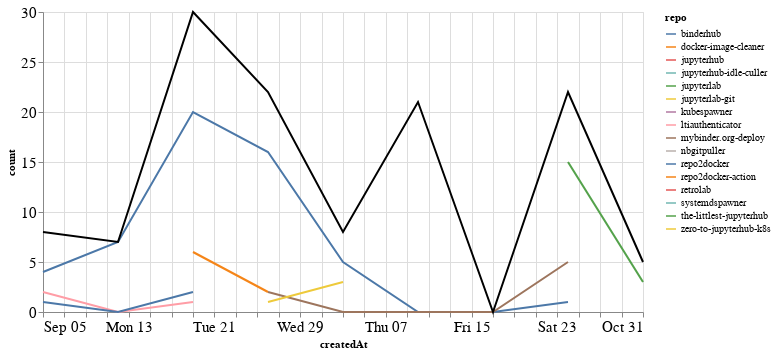

Notebook code cell kept with this figure:
### Markdown cell above
### Comments

### Code cell
comments_time = comments.groupby('repo').resample('W', on='createdAt').count()['author'].reset_index()
comments_time = comments_time.rename(columns={'author': 'count'})
comments_time_total = comments_time.groupby('createdAt').agg({"count": "sum"}).reset_index()
ch1 = alt.Chart(comments_time, width=600).mark_line().encode(
    x='createdAt',
    y='count',
    color='repo',
    tooltip="repo"
)

ch2 = alt.Chart(comments_time_total, width=600).mark_line(color="black").encode(
    x='createdAt',
    y='count',
)

ch1 + ch2

### Figure 1 — Vega-Lite specification as saved in the notebook (floating-point values rounded to 4 significant figures)
{"config": {"axisLeft": {"labelFontSize": 15}, "axisBottom": {"labelFontSize": 15}}, "layer": [{"data": {"name": "data-61fc39c9e4b0e77d1ad4553e11602c4f"}, "mark": "line", "encoding": {"color": {"type": "nominal", "field": "repo"}, "tooltip": {"type": "nominal", "field": "repo"}, "x": {"type": "temporal", "field": "createdAt"}, "y": {"type": "quantitative", "field": "count"}}, "width": 600}, {"data": {"name": "data-425a215d3b21ed21cbf0c8d2419b5779"}, "mark": {"type": "line", "color": "black"}, "encoding": {"x": {"type": "temporal", "field": "createdAt"}, "y": {"type": "quantitative", "field": "count"}}, "width": 600}], "$schema": "https://vega.github.io/schema/vega-lite/v4.8.1.json", "datasets": {"data-61fc39c9e4b0e77d1ad4553e11602c4f": [{"repo": "binderhub", "createdAt": "2021-09-05T00:00:00", "count": 4}, {"repo": "binderhub", "createdAt": "2021-09-12T00:00:00", "count": 7}, {"repo": "binderhub", "createdAt": "2021-09-19T00:00:00", "count": 20}, {"repo": "binderhub", "createdAt": "2021-09-26T00:00:00", "count": 16}, {"repo": "binderhub", "createdAt": "2021-10-03T00:00:00", "count": 5}, {"repo": "binderhub", "createdAt": "2021-10-10T00:00:00", "count": 0}, {"repo": "binderhub", "createdAt": "2021-10-17T00:00:00", "count": 0}, {"repo": "binderhub", "createdAt": "2021-10-24T00:00:00", "count": 1}, {"repo": "docker-image-cleaner", "createdAt": "2021-09-19T00:00:00", "count": 6}, {"repo": "docker-image-cleaner", "createdAt": "2021-09-26T00:00:00", "count": 2}, {"repo": "jupyterhub", "createdAt": "2021-10-10T00:00:00", "count": 17}, {"repo": "jupyterhub-idle-culler", "createdAt": "2021-09-26T00:00:00", "count": 1}, {"repo": "jupyterlab", "createdAt": "2021-10-10T00:00:00", "count": 1}, {"repo": "jupyterlab-git", "createdAt": "2021-10-10T00:00:00", "count": 3}, {"repo": "kubespawner", "createdAt": "2021-10-24T00:00:00", "count": 1}, {"repo": "ltiauthenticator", "createdAt": "2021-09-05T00:00:00", "count": 2}, {"repo": "ltiauthenticator", "createdAt": "2021-09-12T00:00:00", "count": 0}, {"repo": "ltiauthenticator", "createdAt": "2021-09-19T00:00:00", "count": 1}, {"repo": "mybinder.org-deploy", "createdAt": "2021-09-26T00:00:00", "count": 2}, {"repo": "mybinder.org-deploy", "createdAt": "2021-10-03T00:00:00", "count": 0}, {"repo": "mybinder.org-deploy", "createdAt": "2021-10-10T00:00:00", "count": 0}, {"repo": "mybinder.org-deploy", "createdAt": "2021-10-17T00:00:00", "count": 0}, {"repo": "mybinder.org-deploy", "createdAt": "2021-10-24T00:00:00", "count": 5}, {"repo": "nbgitpuller", "createdAt": "2021-09-05T00:00:00", "count": 1}, {"repo": "repo2docker", "createdAt": "2021-09-05T00:00:00", "count": 1}, {"repo": "repo2docker", "createdAt": "2021-09-12T00:00:00", "count": 0}, {"repo": "repo2docker", "createdAt": "2021-09-19T00:00:00", "count": 2}, {"repo": "repo2docker-action", "createdAt": "2021-09-19T00:00:00", "count": 1}, {"repo": "retrolab", "createdAt": "2021-10-31T00:00:00", "count": 1}, {"repo": "systemdspawner", "createdAt": "2021-10-31T00:00:00", "count": 1}, {"repo": "the-littlest-jupyterhub", "createdAt": "2021-10-24T00:00:00", "count": 15}, {"repo": "the-littlest-jupyterhub", "createdAt": "2021-10-31T00:00:00", "count": 3}, {"repo": "zero-to-jupyterhub-k8s", "createdAt": "2021-09-26T00:00:00", "count": 1}, {"repo": "zero-to-jupyterhub-k8s", "createdAt": "2021-10-03T00:00:00", "count": 3}], "data-425a215d3b21ed21cbf0c8d2419b5779": [{"createdAt": "2021-09-05T00:00:00", "count": 8}, {"createdAt": "2021-09-12T00:00:00", "count": 7}, {"createdAt": "2021-09-19T00:00:00", "count": 30}, {"createdAt": "2021-09-26T00:00:00", "count": 22}, {"createdAt": "2021-10-03T00:00:00", "count": 8}, {"createdAt": "2021-10-10T00:00:00", "count": 21}, {"createdAt": "2021-10-17T00:00:00", "count": 0}, {"createdAt": "2021-10-24T00:00:00", "count": 22}, {"createdAt": "2021-10-31T00:00:00", "count": 5}]}}
